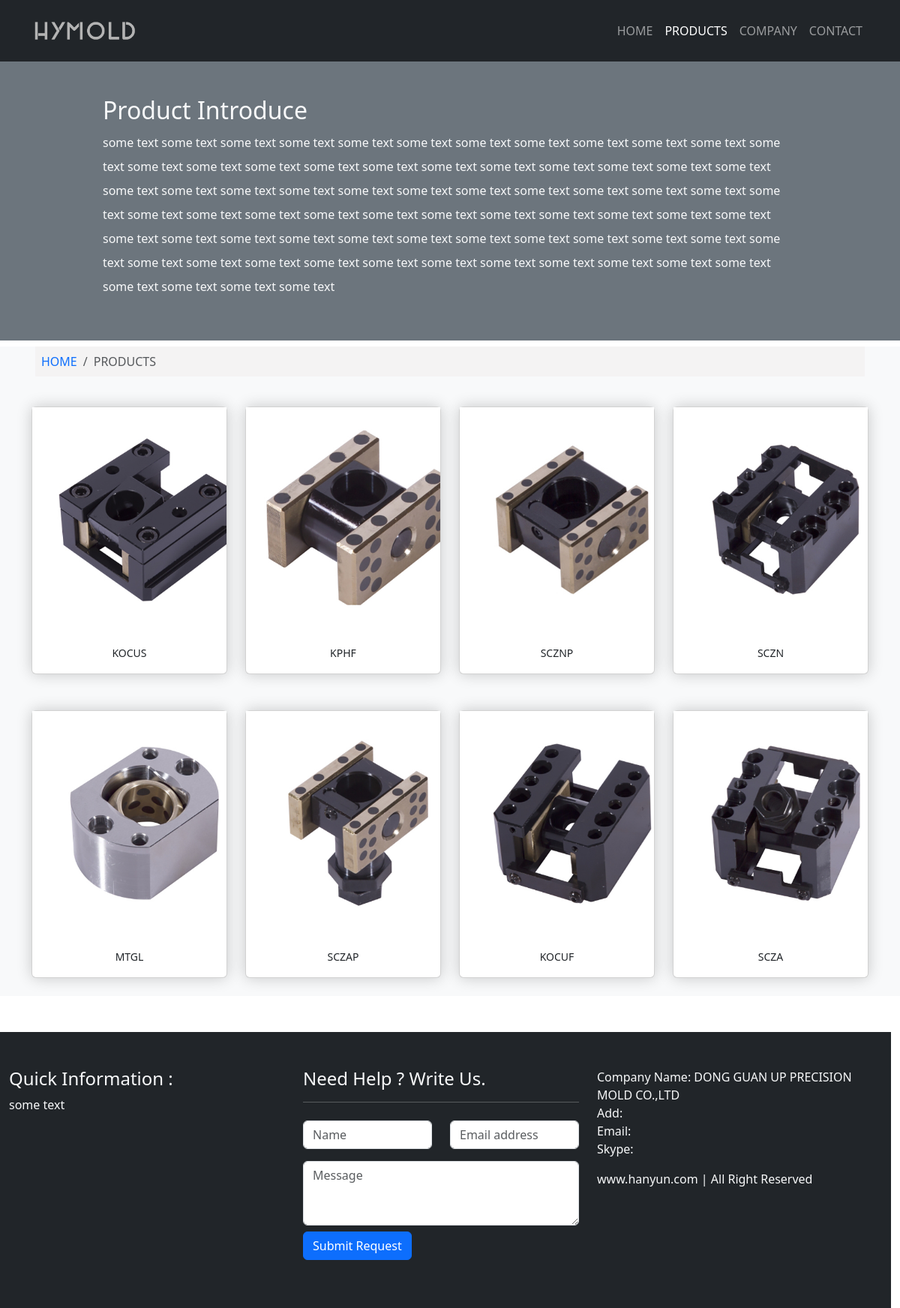
Page /products on the committed database.
### app.py (models this page shows)
class Product(db.Model):
    __tablename__ = 'product'
    id = db.Column(db.Integer, primary_key=True)
    name = db.Column(db.String(20))
    price = db.Column(db.Float)
    description = db.Column(db.String(200))
    content = db.Column(db.Text())
    timestamp = db.Column(db.DateTime, nullable=False, default=datetime.now, index=True)
    clicks = db.Column(db.Integer)

class Photo(db.Model):
    __tablename__ = 'photo'
    id = db.Column(db.Integer, primary_key=True)
    filename = db.Column(db.String(100))
    timestamp = db.Column(db.DateTime, nullable=False, default=datetime.now, index=True)
    product_id = db.Column(db.Integer, db.ForeignKey('product.id'))
    product = db.relationship('Product', backref=db.backref('photos', lazy='dynamic', cascade='all, delete-orphan'))
    source = db.Column(db.String(200), default='form')  # 区别图片来源

### app.py (the view)
@app.route('/products')
def products():
    return render_template('products.html')

### app.py (called while the page is built)
@app.context_processor
def make_template_context():
    return dict(
        products=Product.query.order_by(Product.id.asc()).all(),
        about=About.query.order_by(About.timestamp.desc()).first(),
        advantages=Advantage.query.order_by(Advantage.id.asc()).all()
    )

### templates/products.html (shortened to what this page needs)
{% extends 'base.html' %}
{% block nav_products %}
    active
{% endblock %}
{% block content %}
    <div class="section bg-secondary py-5 custom-container">
        <div class="container">
            <div class="row text-light">
                <div class="col-md-10 offset-md-1 col-sm-10 offset-sm-1">
                    <h2>Product Introduce</h2>
                    <h6 class="lh-lg">
                        some text some text some text some text some text some text some text some text some text some
                        text some text some text some text some text some text some text some text some text some text
                        some text some text some text some text some text some text some text some text some text some
                        text some text some text some text some text some text some text some text some text some text
                        some text some text some text some text some text some text some text some text some text some
                        text some text some text some text some text some text some text some text some text some text
                        some text some text some text some text some text some text some text some text some text some
                        text some text some text some text some text some text some text
                    </h6>
                </div>
            </div>
        </div>
    </div>
    <section class="text-center bg-light">
        <div class="container">
            <nav aria-label="breadcrumb" class="mt-2 mb-3">
                <ol class="breadcrumb p-2 breadcrumb-style">
                    <li class="breadcrumb-item">
                        <a href="{{ url_for('index') }}"
                           class="link-underline link-underline-opacity-0 link-underline-opacity-75-hover">HOME
                        </a>
                    </li>
                    <li class="breadcrumb-item active" aria-current="page">PRODUCTS</li>
                </ol>
            </nav>
            <div class="row">
                {% for product in products %}
                    <div class="col-md-3 col-sm-6 col-12 my-2">
                        <div class="card my-3 transition_style">
                            <div class="light-move">
                                <a href="{{ url_for('product', product_id=product.id) }}">
                                    {% set photo = product.photos|first %}
                                    {% if photo %}
                                        <img src="{{ url_for('get_image', filename=photo.filename) }}"
                                             alt="{{ product.name }}" style="width: 300px;height: auto;">
                                    {% else %}
                                        <img class="card-img-top"
                                             src="{{ url_for('static', filename='img/no_product.jpg') }}"
                                             alt="Card image cap">
                                    {% endif %}
                                </a>
                            </div>
                            <a href="{{ url_for('product', product_id=product.id) }}"
                               class="p-3 btn btn-sm">{{ product.name }}</a>
                        </div>
                    </div>
                {% endfor %}
            </div>
        </div>
    </section>
{% endblock %}

### templates/base.html (shortened to what this page needs)
<!DOCTYPE html>
<html lang="en">
<head>
    {% block head %}
        <link href="https://cdn.jsdelivr.net/npm/bootstrap@5.3.3/dist/css/bootstrap.min.css" rel="stylesheet">
        <link rel="stylesheet" href="https://cdn.staticfile.net/font-awesome/6.5.1/css/all.min.css">
        <link rel="stylesheet" href="{{ url_for('static', filename='css/styles.css') }}">
    {% endblock %}
</head>
<body>
<nav class="navbar navbar-expand-lg navbar-dark bg-dark fixed-top py-3">
    <div class="container">
        <a class="navbar-brand" href="{{ url_for('index') }}">
            <img alt="hanyun" src="{{ url_for('static', filename='img/logo.png') }}" style="max-height: 40px;">
        </a>
        <div class="collapse navbar-collapse" id="navbarSupportedContent">
            <ul class="navbar-nav ms-auto">
                <li class="nav-item">
                    <a class="nav-link {% block nav_home %}{% endblock %}" href="{{ url_for('index') }}">HOME </a>
                </li>
                <li class="nav-item">
                    <a class="nav-link {% block nav_products %}{% endblock %}"
                       href="{{ url_for('products') }}">PRODUCTS</a>
                </li>
                <li class="nav-item">
                    <a class="nav-link {% block nav_company %}{% endblock %}"
                       href="{{ url_for('company') }}">COMPANY</a>
                </li>
                <li class="nav-item">
                    <a class="nav-link {% block nav_contact %}{% endblock %}"
                       href="{{ url_for('contact') }}">CONTACT</a>
                </li>
            </ul>
        </div>
    </div>
</nav>
{% block content %}
{% endblock %}
{% block footer %}
    <div class="container-fluid row bg-dark text-light mt-5 py-5">
        <div class="col-md-4">
            <h4>Quick Information :</h4>
            <p>
                some text
            </p>
        </div>
        <div class="col-md-4">
            <h4>Need Help ? Write Us. </h4>
            <hr>
            <form>
                <div class="row">
                    <div class="col-md-6 col-sm-6 py-2">
                        <div class="form-group">
                            <input type="text" class="form-control" required="required" placeholder="Name">
                        </div>
                    </div>
                    <div class="col-md-6 col-sm-6 py-2">
                        <div class="form-group">
                            <input type="text" class="form-control" required="required" placeholder="Email address">
                        </div>
                    </div>
                </div>
                <div class="row">
                    <div class="col-md-12 col-sm-12 py-2">
                        <div class="form-group">
                            <textarea name="message" id="message" required="required" class="form-control" rows="3"
                                      placeholder="Message"></textarea>
                        </div>
                        <div class="form-group py-2">
                            <button type="submit" class="btn btn-primary">Submit Request</button>
                        </div>
                    </div>
                </div>
            </form>
        </div>
        <div class="col-md-4">
            <p>
                Company Name: DONG GUAN UP PRECISION MOLD CO.,LTD<br>
                Add:<br>
                Email: <br>
                Skype:<br>
            </p>
            <p>www.hanyun.com | All Right Reserved</p>
        </div>
    </div>
{% endblock %}
</body>
</html>

### static/css/styles.css (style rules this page uses)
.custom-container { margin-top: 80px; padding-left: 0px; padding-right: 0px; }
.transition_style { transition: all 0.5s; box-shadow: 0 0 20px rgba(0, 0, 0, 0.2); }
.breadcrumb-style { padding: 5px; margin: 5px; background-color: #f4f3f3; }
.light-move { position: relative; overflow: hidden; cursor: pointer; }
.light-move:after { position: absolute; left: -100%; top: 0; width: 50%; height: 100%; content: ""; background: linear-gradient(to right, rgba(255, 255, 255, 0) 0, rgba(255, 255, 255, 0.3) 50%, rgba(255, 255, 255, 0) 100%); transform: skewX(-45deg); pointer-events: none; }

### rows in the picture
Product: filename (picture), name "KOCUS"
Product: filename (picture), name "KPHF"
Product: filename (picture), name "SCZNP"
Product: filename (picture), name "SCZN"
Product: filename (picture), name "MTGL"
Product: filename (picture), name "SCZAP"
Product: filename (picture), name "KOCUF"
Product: filename (picture), name "SCZA"
